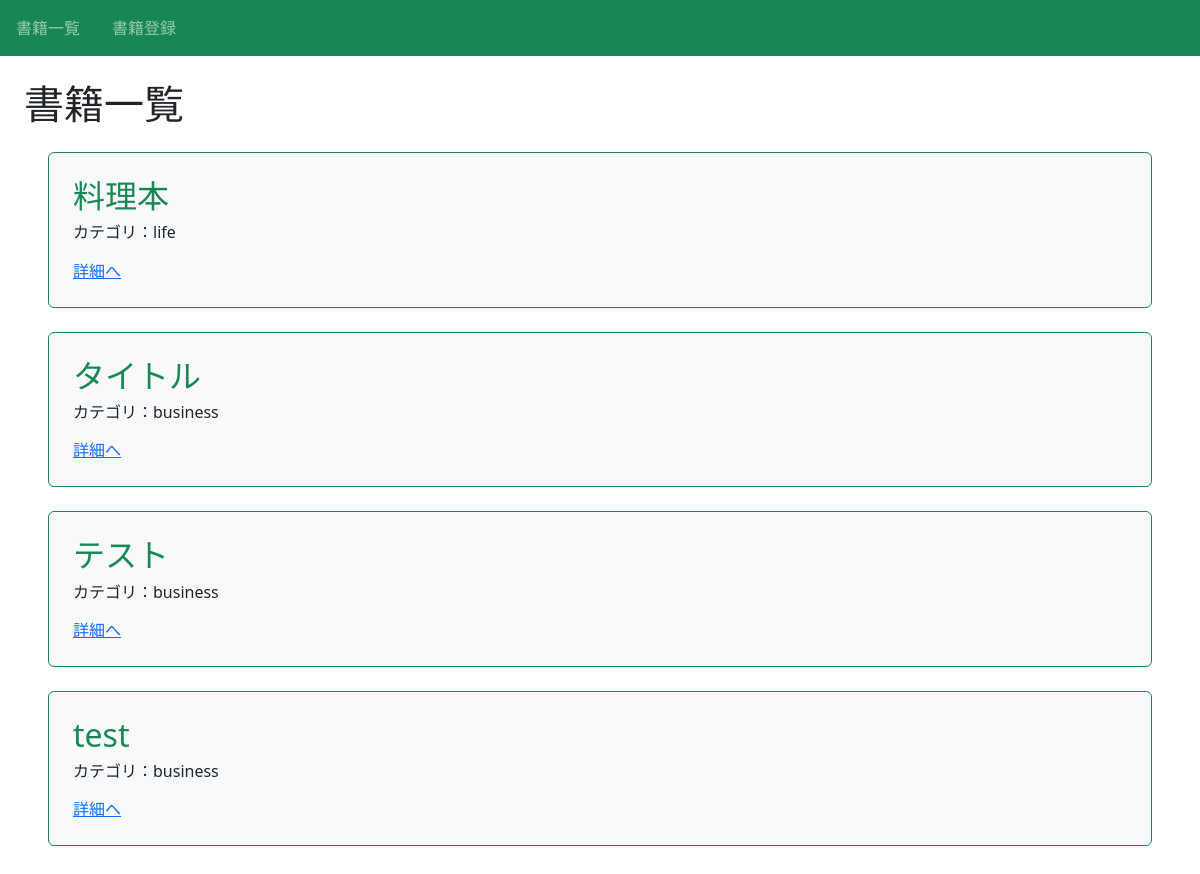
The app's page /book/, older data.
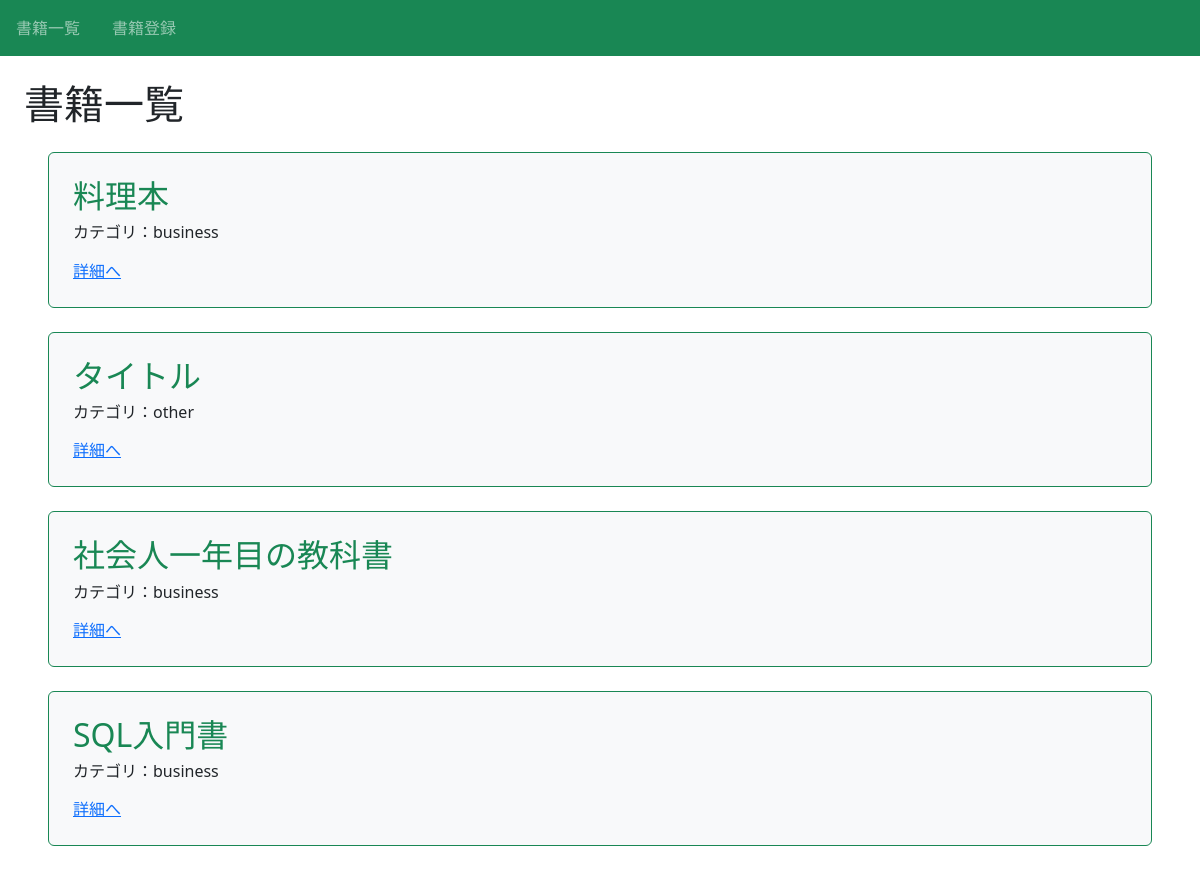
The same page, newer data.
### book/models.py (models this page shows, shortened)
class Book(models.Model):
    title = models.CharField(max_length=100)
    text = models.TextField(default='default value')
    category = models.CharField(
        max_length=100,
        choices=CATEGORY
         )

### book/views.py (the view)
# urls.py: path('book/', views.ListBookView.as_view(), name="list-book"),
class ListBookView(ListView):
    template_name = 'book/book_list.html'
    model = Book

### book/templates/book/book_list.html (shortened to what this page needs)
{% extends "base.html" %}
{% block h1 %}書籍一覧{% endblock%}
{% block content %}
{% for item in object_list %}
<div class="p-4 m-4 bg-light border border-success rounded">
    <h2 class="text-success">{{ item.title }}</h2>
    <h6>カテゴリ：{{ item.category }}</h6>
    <div class="mt-3">
        <a href="{% url 'detail-book' item.pk %}">詳細へ</a>
    </div>
</div>
{% endfor %}
{% endblock content %}

Row changes from the older to the newer data that the page shows:
removed Book: title "テスト", category "business"
removed Book: title "test", category "business"
changed Book "料理本": category "life" → "business"
changed Book "タイトル": category "business" → "other"
added Book: title "社会人一年目の教科書", category "business"
added Book: title "SQL入門書", category "business"
